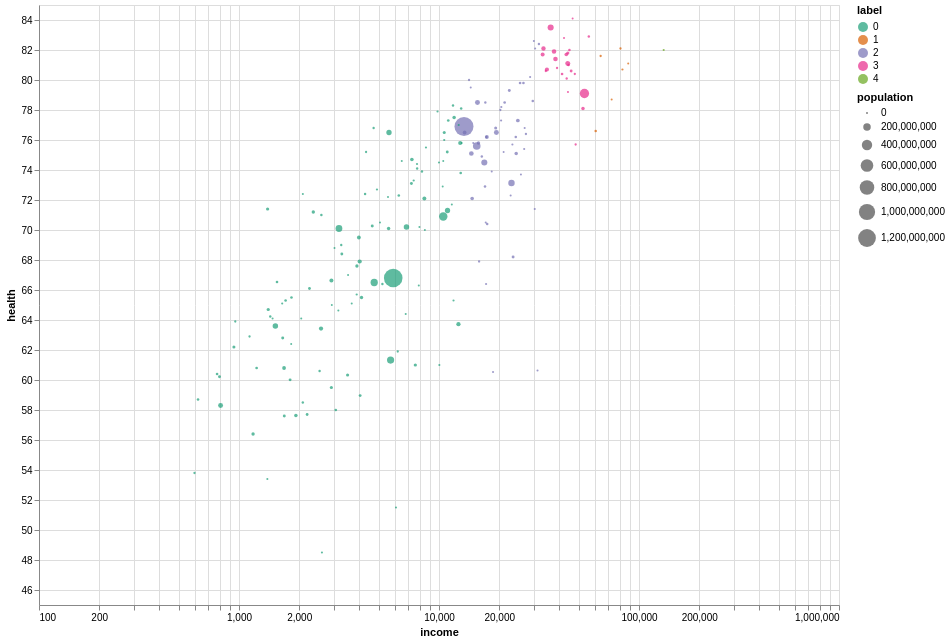

This figure's notebook cell:
### Markdown cell above
#### Plot it again, coloring by our labels

### Code cell
(
    alt.Chart(gapminder)
    .mark_circle()
    .encode(
        alt.X("income:Q", scale=alt.Scale(type="log")),
        alt.Y("health:Q", scale=alt.Scale(zero=False)),
        size="population:Q",
        color=alt.Color("label:N", scale=alt.Scale(scheme="dark2")),
        tooltip=list(gapminder.columns),
    )
    .properties(width=800, height=600)
    .interactive()
)

### Figure 1 — Vega-Lite specification as saved in the notebook (floating-point values rounded to 4 significant figures; data arrays with more than 128 entries replaced by an {"elided": "..."} marker saying what was removed)
{"config": {"view": {"continuousWidth": 300, "continuousHeight": 300}}, "data": {"name": "data-f38078e513bc8e3bb91bb941178833fa"}, "mark": {"type": "circle"}, "encoding": {"color": {"field": "label", "scale": {"scheme": "dark2"}, "type": "nominal"}, "size": {"field": "population", "type": "quantitative"}, "tooltip": [{"field": "country", "type": "nominal"}, {"field": "income", "type": "quantitative"}, {"field": "health", "type": "quantitative"}, {"field": "population", "type": "quantitative"}, {"field": "label", "type": "quantitative"}], "x": {"field": "income", "scale": {"type": "log"}, "type": "quantitative"}, "y": {"field": "health", "scale": {"zero": false}, "type": "quantitative"}}, "height": 600, "params": [{"name": "param_2", "select": {"type": "interval", "encodings": ["x", "y"]}, "bind": "scales"}], "width": 800, "$schema": "https://vega.github.io/schema/vega-lite/v5.20.1.json", "datasets": {"data-f38078e513bc8e3bb91bb941178833fa": {"elided": "187 records"}}}
